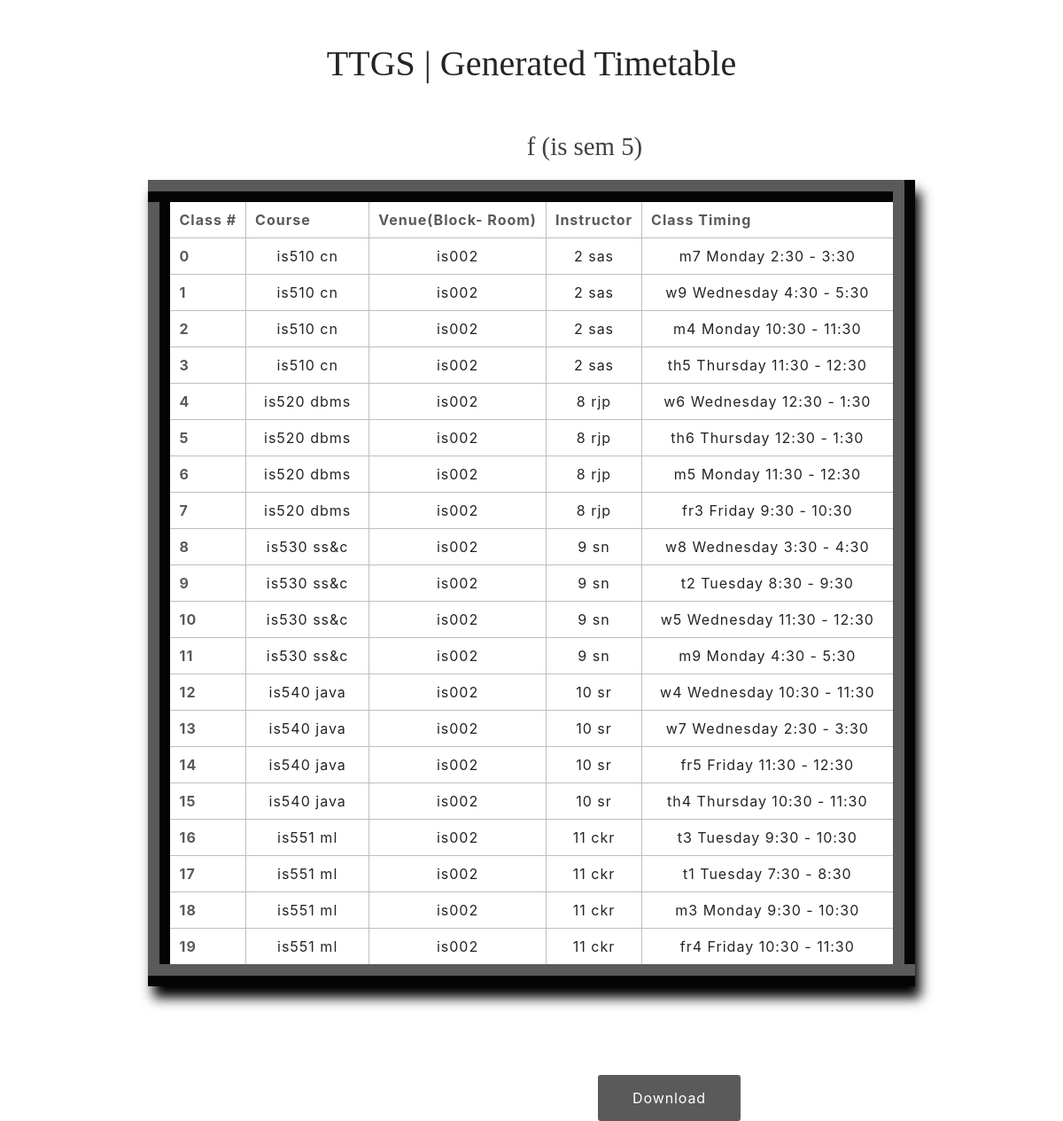
Screenshot of /timetable_generation/ with the database file from the repository.
### ttgen/models.py (models this page shows, shortened)
class Section(models.Model):
    section_id = models.CharField(max_length=25, primary_key=True)
    department = models.ForeignKey(Department, on_delete=models.CASCADE)
    num_class_in_week = models.IntegerField(default=0)
    course = models.ForeignKey(Course, on_delete=models.CASCADE, blank=True, null=True)
    meeting_time = models.ForeignKey(MeetingTime, on_delete=models.CASCADE, blank=True, null=True)
    room = models.ForeignKey(Room, on_delete=models.CASCADE, blank=True, null=True)
    instructor = models.ForeignKey(Instructor, on_delete=models.CASCADE, blank=True, null=True)

class Department(models.Model):
    dept_name = models.CharField(max_length=50)
    courses = models.ManyToManyField(Course)
    def __str__(self):
        return f'{self.dept_name}'

class Course(models.Model):
    course_number = models.CharField(max_length=5, primary_key=True)
    course_name = models.CharField(max_length=40)
    max_numb_students = models.CharField(max_length=65)
    instructors = models.ManyToManyField(Instructor)
    def __str__(self):
        return f'{self.course_number} {self.course_name}'

class Room(models.Model):
    r_number = models.CharField(max_length=6)
    seating_capacity = models.IntegerField(default=0)
    room_type=models.CharField(max_length=25,choices=Room_Type,default='Theory')
    def __str__(self):
        return self.r_number

class Instructor(models.Model):
    uid = models.CharField(max_length=6)
    name = models.CharField(max_length=25)
    Desig = models.CharField(max_length=25,choices=DESIGNATIONS,default='Asst Prof')
    def __str__(self):
        return f'{self.uid} {self.name}'

class MeetingTime(models.Model):
    pid = models.CharField(max_length=4, primary_key=True)
    time = models.CharField(max_length=50, choices=time_slots, default='11:30 - 12:30')
    day = models.CharField(max_length=15, choices=DAYS_OF_WEEK)
    def __str__(self):
        return f'{self.pid} {self.day} {self.time}'

### ttgen/views.py (the view)
# urls.py: path('timetable_generation/', views.timetable, name='timetable'),
def timetable(request):
    schedule = []
    population = Population(POPULATION_SIZE)
    generation_num = 0
    population.get_schedules().sort(key=lambda x: x.get_fitness(), reverse=True)
    geneticAlgorithm = GeneticAlgorithm()
    while population.get_schedules()[0].get_fitness() != 1.0:
        generation_num += 1
        print('\n> Generation #' + str(generation_num))
        population = geneticAlgorithm.evolve(population)
        population.get_schedules().sort(key=lambda x: x.get_fitness(), reverse=True)
        schedule = population.get_schedules()[0].get_classes()
    return render(request, 'gentimetable.html', {'schedule': schedule, 'sections': Section.objects.all(),
                                              'times': MeetingTime.objects.all()})

### ttgen/views.py (called while the page is built)
    def get_rooms(self): return self._rooms

    def get_meetingTimes(self): return self._meetingTimes

    def get_classes(self):
        self._isFitnessChanged = True
        return self._classes

    def get_fitness(self):
        if self._isFitnessChanged:
            self._fitness = self.calculate_fitness()
            self._isFitnessChanged = False
        return self._fitness

    def calculate_fitness(self):
        self._numberOfConflicts = 0
        classes = self.get_classes()
        for i in range(len(classes)):
            if classes[i].room.seating_capacity < int(classes[i].course.max_numb_students):
                self._numberOfConflicts += 1
            for j in range(len(classes)):
                if j >= i:
                    if (classes[i].meeting_time == classes[j].meeting_time) and \
                            (classes[i].section_id != classes[j].section_id) and (classes[i].section == classes[j].section):
                        if classes[i].room == classes[j].room:
                            self._numberOfConflicts += 1
                        if classes[i].instructor == classes[j].instructor:
                            self._numberOfConflicts += 1
        return 1 / (1.0 * self._numberOfConflicts + 1)

    def get_schedules(self):
        return self._schedules

    def evolve(self, population):
        return self._mutate_population(self._crossover_population(population))

    def _crossover_population(self, pop):
        crossover_pop = Population(0)
        for i in range(NUMB_OF_ELITE_SCHEDULES):
            crossover_pop.get_schedules().append(pop.get_schedules()[i])
        i = NUMB_OF_ELITE_SCHEDULES
        while i < POPULATION_SIZE:
            schedule1 = self._select_tournament_population(pop).get_schedules()[0]
            schedule2 = self._select_tournament_population(pop).get_schedules()[0]
            crossover_pop.get_schedules().append(self._crossover_schedule(schedule1, schedule2))
            i += 1
        return crossover_pop

    def _mutate_population(self, population):
        for i in range(NUMB_OF_ELITE_SCHEDULES, POPULATION_SIZE):
            self._mutate_schedule(population.get_schedules()[i])
        return population

    def _mutate_schedule(self, mutateSchedule):
        schedule = Schedule().initialize()
        for i in range(len(mutateSchedule.get_classes())):
            if MUTATION_RATE > rnd.random():
                mutateSchedule.get_classes()[i] = schedule.get_classes()[i]
        return mutateSchedule

### templates/gentimetable.html (shortened to what this page needs)
{% load static %}
<html lang="en">
<head>
	<link rel="stylesheet" href="https://maxcdn.bootstrapcdn.com/bootstrap/4.0.0/css/bootstrap.min.css">
</head>
<body>
        <br><br>
        <div id="timetable">
        <h1>TTGS | Generated Timetable</h1><br>
        {% block content %}
        {% load static %}
        {% for section in sections %}
<h2 class="secHead">{{ section.section_id }} ({{ section.department }})</h2>
    <table class="table2">
      <colgroup>
        <col>
        <col>
        <col>
        <col>
        <col>
        <col>
      </colgroup>
      <tr>
        <th>Class #</th>
        <th>Course</th>
        <th>Venue(Block- Room)</th>
        <th>Instructor</th>
        <th>Class Timing</th>
      </tr>
      {% for class in schedule %}
        {% if class.section == section.section_id %}
        <tr>
          <th>{{class.section_id}}</th>
          <td>{{class.course}}</td>
          <td>{{class.room}}</td>
          <td>{{class.instructor}}</td>
          <td>{{class.meeting_time}}</td>
        </tr>
        {% endif %}
      {% endfor %}
    </table>
{% endfor %}
{% endblock %}
        </div>
    <button class="submit" id="download">Download</button>
</body>
</html>

### templates/gentimetable.html (style rules this page uses)
* { margin: 0; padding: 0; box-sizing: border-box; }
html { scroll-behavior: smooth; }
h1, h2, h3, h4, h5 { text-align: center; font-family: times new roman; }
button { border-style:none; }
.secHead { margin-top: 20px; margin-bottom: 20px; margin-left: 120px; color:#3e4242; font-size: 1.8rem; }
.table2 { margin-bottom: 100px; margin-left: auto; margin-right: auto; }
.table2 { border: 25px ridge; border-color: #5a5a5a; box-shadow: 6px 13px 13px 0px black; background-color: #fff; letter-spacing: 1px; font-size: 1.0rem; }
.table2 td, th { border: 1px solid rgb(190,190,190); padding: 10px 20px; }
.table2 th { color: #5a5a5a; font-weight: bolder; }
.table2 td { text-align: center; }
.table1 td, th { border-top: 1px solid #5a5a5a; padding: 10px; }
.submit { margin-left: auto; color: #fff; background-color: #5a5a5a; border-radius: 3px; padding: 13px 39px; text-align: center; letter-spacing: 0.9px; text-decoration: none; margin-right: auto; line-height: 26px; font-size: 16px; align: center; }

### rows the page displays
Section: section_id "f", department "is sem 5", section_id "0" "1" "2" "3" "4" "5" "6" "7" "8" "9" "10" "11" "12" "13" "14" "15" "16" "17" "18" "19"
Course: course "is510 cn" "is510 cn" "is510 cn" "is510 cn"
Room: room "is002" "is002" "is002" "is002" "is002" "is002" "is002" "is002" "is002" "is002" "is002" "is002" "is002" "is002" "is002" "is002" "is002" "is002" "is002" "is002"
Instructor: instructor "2 sas" "2 sas" "2 sas" "2 sas"
MeetingTime: meeting_time "m7 Monday 2:30 - 3:30"
MeetingTime: meeting_time "w9 Wednesday 4:30 - 5:30"
MeetingTime: meeting_time "m4 Monday 10:30 - 11:30"
MeetingTime: meeting_time "th5 Thursday 11:30 - 12:30"
Course: course "is520 dbms" "is520 dbms" "is520 dbms" "is520 dbms"
Instructor: instructor "8 rjp" "8 rjp" "8 rjp" "8 rjp"
MeetingTime: meeting_time "w6 Wednesday 12:30 - 1:30"
MeetingTime: meeting_time "th6 Thursday 12:30 - 1:30"
MeetingTime: meeting_time "m5 Monday 11:30 - 12:30"
MeetingTime: meeting_time "fr3 Friday 9:30 - 10:30"
Course: course "is530 ss&c" "is530 ss&c" "is530 ss&c" "is530 ss&c"
Instructor: instructor "9 sn" "9 sn" "9 sn" "9 sn"
MeetingTime: meeting_time "w8 Wednesday 3:30 - 4:30"
MeetingTime: meeting_time "t2 Tuesday 8:30 - 9:30"
MeetingTime: meeting_time "w5 Wednesday 11:30 - 12:30"
MeetingTime: meeting_time "m9 Monday 4:30 - 5:30"
Course: course "is540 java" "is540 java" "is540 java" "is540 java"
Instructor: instructor "10 sr" "10 sr" "10 sr" "10 sr"
MeetingTime: meeting_time "w4 Wednesday 10:30 - 11:30"
MeetingTime: meeting_time "w7 Wednesday 2:30 - 3:30"
MeetingTime: meeting_time "fr5 Friday 11:30 - 12:30"
MeetingTime: meeting_time "th4 Thursday 10:30 - 11:30"
Course: course "is551 ml" "is551 ml" "is551 ml" "is551 ml"
Instructor: instructor "11 ckr" "11 ckr" "11 ckr" "11 ckr"
MeetingTime: meeting_time "t3 Tuesday 9:30 - 10:30"
MeetingTime: meeting_time "t1 Tuesday 7:30 - 8:30"
MeetingTime: meeting_time "m3 Monday 9:30 - 10:30"
MeetingTime: meeting_time "fr4 Friday 10:30 - 11:30"
